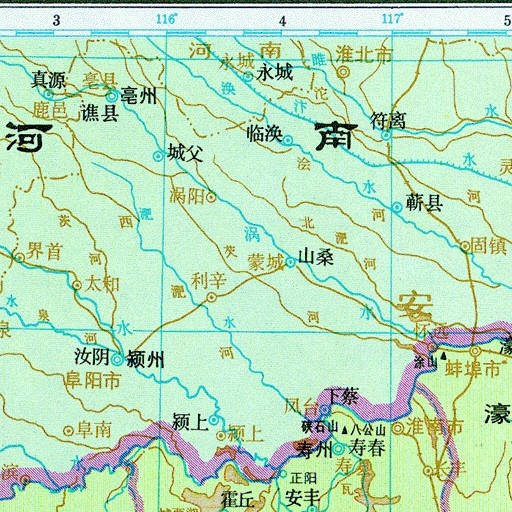
#> input picture map_line_dataset/patch_data/05-54淮南道_p00_02.jpg, 512 x 512 px; its folder holds only this picture in this run
$ python -i generate_labelme_2class.py   (imports and definitions only)
#> lines starting #> are read from the running program, lines starting #| are printed output that depends on the picture; after the words box and inside, x2 and y2 are one past the last pixel; in counts of white or black regions, pixels touching at a corner belong together
### boundaries/extract_boundaries.py
"""
行政边界提取脚本
Step 1: 提取带状边界 ROI（将后续所有边界查找限制在此范围内）
"""

import cv2
import numpy as np
from pathlib import Path


def extract_band_roi(img_bgr, a_threshold=10, dilate_size=5, close_size=9, min_area=500):
    """
    提取带状边界 ROI：所有洋红/紫色系像素区域的膨胀闭合结果。
    后续边界线查找全部限制在此 ROI 内。

    参数：
        a_threshold: Lab a* 通道阈值（>threshold 视为洋红/紫色）
        dilate_size: 膨胀核大小（连接虚线间隙）
        close_size: 闭合核大小（填充带内空洞）
        min_area: 连通域最小面积（过滤噪点）
    """
    lab = cv2.cvtColor(img_bgr, cv2.COLOR_BGR2Lab)
    a_ch = lab[:, :, 1].astype(float) - 128
    l_ch = lab[:, :, 0].astype(float)

    # 提取所有洋红/紫色像素
    pink_mask = (
        (a_ch > a_threshold) &
        (l_ch > 60) & (l_ch < 230)
    ).astype(np.uint8) * 255

    # 开运算去除孤立噪点
    kernel_open = cv2.getStructuringElement(cv2.MORPH_ELLIPSE, (2, 2))
    pink_mask = cv2.morphologyEx(pink_mask, cv2.MORPH_OPEN, kernel_open)

    # 膨胀：连接虚线间隙，使带状区域连续
    kernel_dilate = cv2.getStructuringElement(cv2.MORPH_ELLIPSE, (dilate_size, dilate_size))
    band = cv2.dilate(pink_mask, kernel_dilate)

    # 闭合：填充带内小空洞
    kernel_close = cv2.getStructuringElement(cv2.MORPH_ELLIPSE, (close_size, close_size))
    band = cv2.morphologyEx(band, cv2.MORPH_CLOSE, kernel_close)

    # 连通域过滤：去除面积过小的碎片
    num_labels, labels, stats, _ = cv2.connectedComponentsWithStats(band, connectivity=8)
    roi_mask = np.zeros_like(band)
    for i in range(1, num_labels):
        if stats[i, cv2.CC_STAT_AREA] > min_area:
            roi_mask[labels == i] = 255

    return roi_mask


# [33 lines left out: function main, not called in this run]


# [2 lines that do not run on import are left out]

### boundaries/generate_labelme.py
"""
将骨架线转为 LabelMe JSON 标注（linestrip 格式）
对骨架做连通域追踪，每条线段生成一个 shape
"""

import cv2
import numpy as np
import json
from pathlib import Path
from skimage.morphology import skeletonize
from extract_boundaries import extract_band_roi


def bridge_gaps(skeleton, max_gap=20):
    """断裂弥合"""
    skel_bin = (skeleton > 0).astype(np.uint8)
    kernel = np.ones((3, 3), np.uint8)
    neighbor_count = cv2.filter2D(skel_bin, -1, kernel)

    endpoint_mask = (skel_bin == 1) & (neighbor_count == 2)
    endpoint_pts = np.column_stack(np.where(endpoint_mask))

    bridged = skeleton.copy()

    for ey, ex in endpoint_pts:
        direction = _get_direction(skel_bin, ey, ex, trace_len=8)
        if direction is None:
            continue
        dy, dx = direction
        for dist in range(2, max_gap + 1):
            ny = int(ey + dy * dist)
            nx = int(ex + dx * dist)
            if ny < 0 or ny >= skeleton.shape[0] or nx < 0 or nx >= skeleton.shape[1]:
                break
            found = False
            for offset in range(-2, 3):
                sy = int(ny + offset * (-dx))
                sx = int(nx + offset * dy)
                if 0 <= sy < skeleton.shape[0] and 0 <= sx < skeleton.shape[1]:
                    if skel_bin[sy, sx] == 1 and not endpoint_mask[sy, sx]:
                        cv2.line(bridged, (ex, ey), (sx, sy), 255, 1)
                        found = True
                        break
            if found:
                break

    return bridged


def _get_direction(skel_bin, start_y, start_x, trace_len=8):
    """从端点回溯计算延伸方向"""
    h, w = skel_bin.shape
    visited = set()
    path = [(start_y, start_x)]
    visited.add((start_y, start_x))

    cy, cx = start_y, start_x
    for _ in range(trace_len):
        found_next = False
        for dy in [-1, 0, 1]:
            for dx in [-1, 0, 1]:
                if dy == 0 and dx == 0:
                    continue
                ny, nx = cy + dy, cx + dx
                if 0 <= ny < h and 0 <= nx < w:
                    if skel_bin[ny, nx] == 1 and (ny, nx) not in visited:
                        visited.add((ny, nx))
                        path.append((ny, nx))
                        cy, cx = ny, nx
                        found_next = True
                        break
            if found_next:
                break
        if not found_next:
            break

    if len(path) < 3:
        return None
    tail_y, tail_x = path[-1]
    dy = start_y - tail_y
    dx = start_x - tail_x
    length = np.sqrt(dy * dy + dx * dx)
    if length < 1e-6:
        return None
    return (dy / length, dx / length)


# [299 lines left out: functions trace_skeleton_lines, _order_fragment, simplify_line, _endpoint_direction, _build_endpoint_tree, merge_lines and 2 more, not called in this run]


# [2 lines that do not run on import are left out]

### boundaries/generate_labelme_2class.py
"""
从原始地图图像直接提取两级边界线，生成 LabelMe JSON:
  - boundary_1: 一级边界（粗线，省/道级）
  - boundary_2: 二级边界（细线，州/府级）

方法：
  1. 提取洋红/紫色带状 ROI
  2. 对 ROI 做距离变换，得到每个像素到 ROI 边缘的距离（≈ 线条半宽）
  3. 骨架化后，用 Otsu 自动找到粗/细分界阈值
  4. 两类骨架分别追踪线段，同级别积极合并首尾相近的线段
"""

import cv2
import numpy as np
import json
import shutil
from pathlib import Path
from skimage.morphology import skeletonize
from extract_boundaries import extract_band_roi
from generate_labelme import (
    bridge_gaps, trace_skeleton_lines, merge_lines, simplify_line
)


def auto_width_threshold(dist_map, skeleton):
    """
    用 Otsu 方法在骨架像素的宽度分布上自动找到粗/细分界阈值。
    """
    widths = dist_map[skeleton > 0]
    if len(widths) == 0:
        return 6.0

    # 将宽度值缩放到 0-255 供 Otsu 使用（精度 0.1px）
    w_scaled = np.clip(widths * 10, 0, 255).astype(np.uint8)
    otsu_val, _ = cv2.threshold(w_scaled, 0, 255, cv2.THRESH_BINARY + cv2.THRESH_OTSU)
    threshold = otsu_val / 10.0

    return threshold


def extract_two_level_boundaries(img_bgr):
    """
    从原始图像直接提取两级边界线骨架，自动判断粗细阈值。

    返回: (thick_skeleton, thin_skeleton, threshold)
    """
    roi_mask = extract_band_roi(img_bgr)

    # 距离变换：每个 ROI 内像素到边缘的距离 ≈ 线条半宽
    dist_map = cv2.distanceTransform(roi_mask, cv2.DIST_L2, 5)

    # 骨架化 + 断裂弥合
    skeleton = skeletonize((roi_mask > 0).astype(np.uint8)).astype(np.uint8) * 255
    bridged = bridge_gaps(skeleton, max_gap=20)
    bridged = skeletonize((bridged > 0).astype(np.uint8)).astype(np.uint8) * 255

    # 自动确定粗细分界阈值
    threshold = auto_width_threshold(dist_map, bridged)

    # 按阈值在骨架像素级分类
    thick_skel = ((bridged > 0) & (dist_map >= threshold)).astype(np.uint8) * 255
    thin_skel = ((bridged > 0) & (dist_map < threshold)).astype(np.uint8) * 255

    return thick_skel, thin_skel, threshold


# [117 lines left out: functions to_labelme_json_2class, visualize_two_levels, process_one, main, not called in this run]


# [2 lines not run here, left out]

>>> import cv2
>>> picture = cv2.imread('../map_line_dataset/patch_data/05-54淮南道_p00_02.jpg')
#> picture is the input picture: shape (512, 512, 3); mean B, G, R 188.3, 222.3, 184.1
>>> result = extract_two_level_boundaries(picture)
#> in extract_band_roi, `a_ch = lab[:, :, 1].astype(float) - 128`:
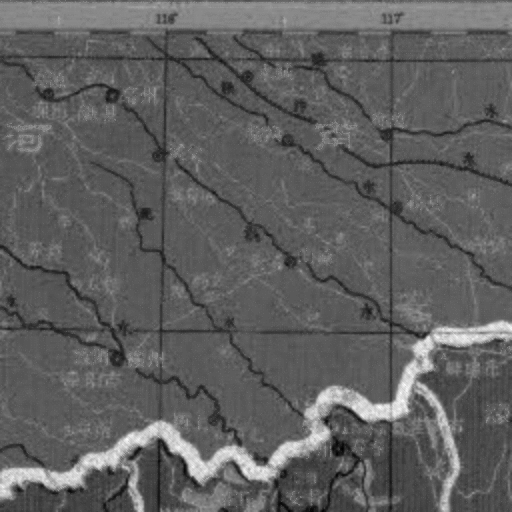
#> a_ch: shape (512, 512) float64; min -52, max 38, mean -18.1; drawn with min black and max white
#> in extract_band_roi, `l_ch = lab[:, :, 0].astype(float)`:
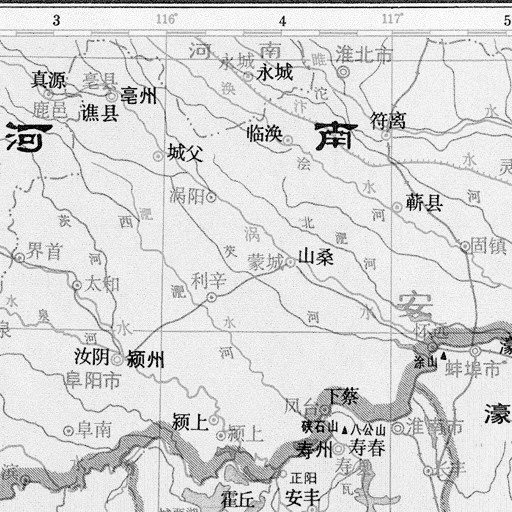
#> l_ch: shape (512, 512) float64; min 0, max 255, mean 216.7
#> in extract_band_roi, `pink_mask = ( (a_ch > a_threshold) & (l_ch > 60) & (l_ch < 230) ).asty..`:
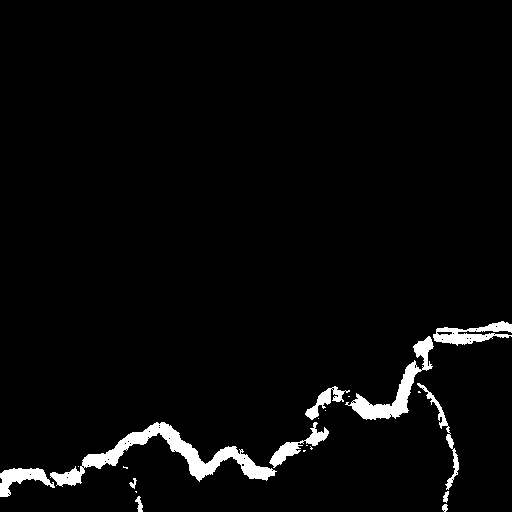
#> pink_mask: shape (512, 512); 3.3% white; 21 white regions (10 under 20 px), largest, box (x1, y1, x2, y2) and area: (50, 422, 277, 487) 3295, (345, 336, 434, 420) 1675, (433, 321, 512, 346) 967
#> in extract_band_roi, `num_labels, labels, stats, _ = cv2.connectedComponentsWithStats(band, ..`:
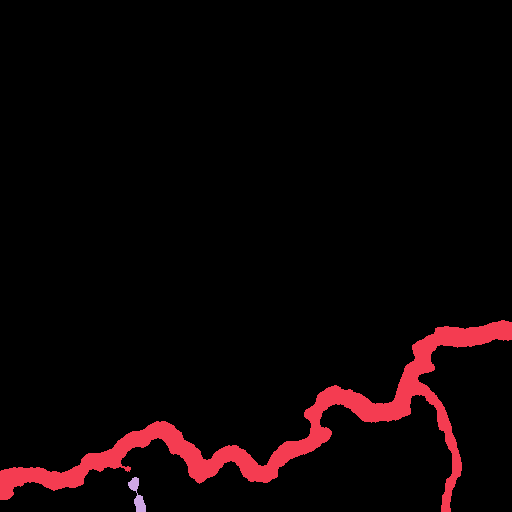
#> labels: shape (512, 512) int32; 3 distinct labels, from 0 to 2; one colour per label, 0 black
#> in extract_band_roi, `num_labels, labels, stats, _ = cv2.connectedComponentsWithStats(band, ..`: num_labels = 3; stats = [[0, 0, 512, 512, 248800], [0, 320, 512, 192, 13069], [128, 477, 18, 35, 275]]
#> in extract_two_level_boundaries, `dist_map = cv2.distanceTransform(roi_mask, cv2.DIST_L2, 5)`:
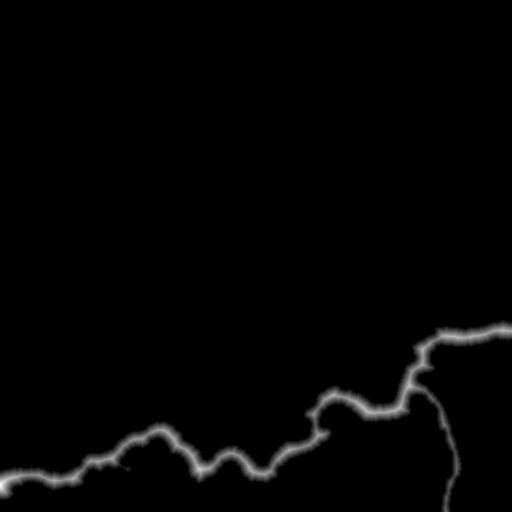
#> dist_map: shape (512, 512) float32; min 0, max 13.98, mean 0.218; drawn with min black and max white
#> in bridge_gaps, `endpoint_mask = (skel_bin == 1) & (neighbor_count == 2)`:
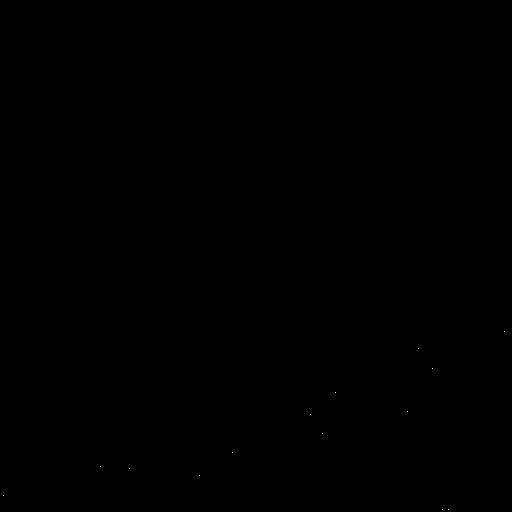
#> endpoint_mask: shape (512, 512) bool; 0.01% white in thin lines or dots, all inside (x1, y1, x2, y2) = (3, 331, 505, 510)
#> in bridge_gaps, `endpoint_pts = np.column_stack(np.where(endpoint_mask))`: endpoint_pts = 14 rows, first 8: [331, 504], [348, 418], [368, 432], [392, 335], [411, 407], [414, 310], [433, 322], [452, 232]
#> the loop in bridge_gaps, `for ey, ex in endpoint_pts:` made 14 passes
#> (ey, ex, tail_y in _get_direction, tail_x in _get_direction) on passes 1 to 8: (331, 504, 331, 496), (348, 418, 346, 425), (368, 432, 365, 424), (392, 335, 397, 329), (411, 407, 404, 402), (414, 310, 409, 317), (433, 322, 430, 315), (452, 232, 455, 224)
#> in auto_width_threshold, `widths = dist_map[skeleton > 0]`: widths = 821 values, max 11.39 at index 652, min 1 at index 617, mean 7.34
#> in auto_width_threshold, `w_scaled = np.clip(widths * 10, 0, 255).astype(np.uint8)`: w_scaled = 821 values, max 113 at index 652, min 10 at index 617, mean 72.71
#> in auto_width_threshold, `otsu_val, _ = cv2.threshold(w_scaled, 0, 255, cv2.THRESH_BINARY + cv2...`: otsu_val = 63
#> in auto_width_threshold, `threshold = otsu_val / 10.0`: threshold = 6.3
#> in extract_two_level_boundaries, `thin_skel = ((bridged > 0) & (dist_map < threshold)).astype(np.uint8) ..`:
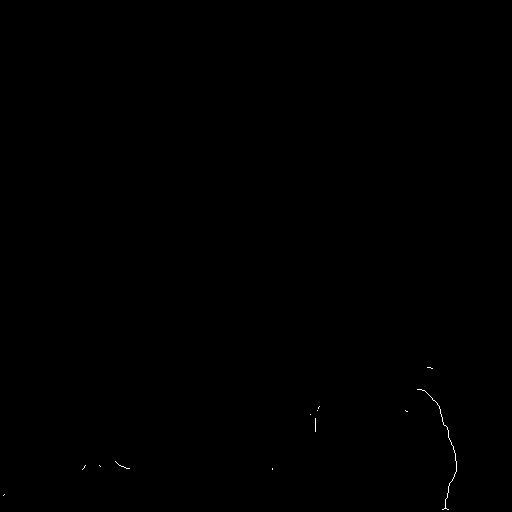
#> thin_skel: shape (512, 512); 0.07% white in thin lines or dots, all inside (x1, y1, x2, y2) = (3, 367, 457, 510)

$ run again, on map_line_dataset/patch_data/05-54淮南道_p04_00.jpg
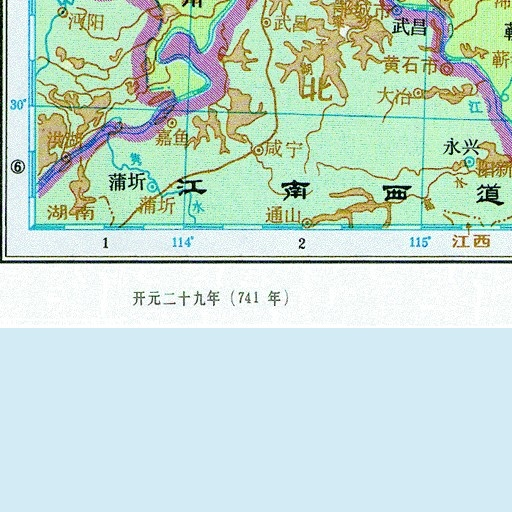
#> input picture map_line_dataset/patch_data/05-54淮南道_p04_00.jpg, 512 x 512 px
#> picture is the input picture: shape (512, 512, 3); mean B, G, R 208.6, 220.6, 196.9
#> lab: shape (512, 512, 3); mean of channels 0, 1, 2 219.1, 118.7, 131.4
#> in extract_band_roi, `num_labels, labels, stats, _ = cv2.connectedComponentsWithStats(band, ..`:
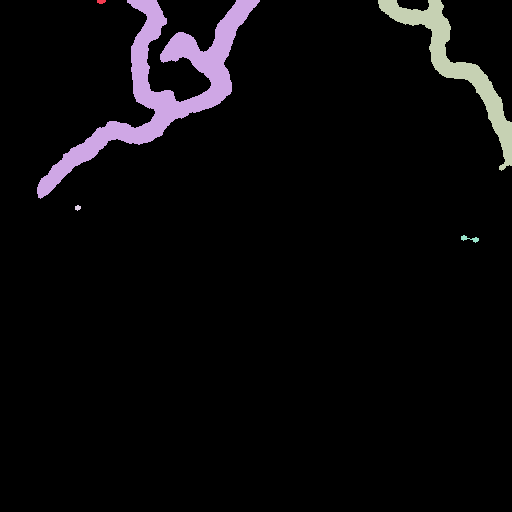
#> labels: shape (512, 512) int32; 6 distinct labels, from 0 to 5; one colour per label, 0 black
#> num_labels = 6; stats = [[0, 0, 512, 512, 248975], [97, 0, 9, 4, 30], [37, 0, 223, 199, 9115], [378, 0, 134, 171, 3938], [75, 205, 6, 6, 26], [461, 235, 18, 8, 60]]
#> in extract_two_level_boundaries, `skeleton = skeletonize((roi_mask > 0).astype(np.uint8)).astype(np.uint..`:
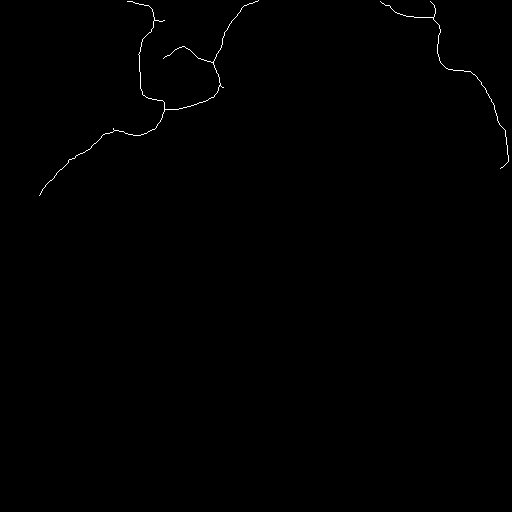
#> skeleton: shape (512, 512); 0.29% white in thin lines or dots, all inside (x1, y1, x2, y2) = (39, 0, 509, 196)
#> endpoint_mask: shape (512, 512) bool; 0% white in thin lines or dots, all inside (x1, y1, x2, y2) = (39, 1, 501, 196)
#> endpoint_pts = [[1, 127], [1, 380], [1, 430], [20, 164], [58, 163], [87, 223], [128, 113], [168, 500], [195, 39]]
#> the loop in bridge_gaps, `for ey, ex in endpoint_pts:` made 9 passes
#> (ey, ex, tail_y in _get_direction, tail_x in _get_direction) on passes 1 to 8: (1, 127, 3, 135), (1, 380, 5, 388), (1, 430, 9, 435), (20, 164, 20, 156), (58, 163, 53, 171), (87, 223, 80, 219), (128, 113, 131, 120), (168, 500, 161, 508)
#> widths = 753 values, max 12.98 at index 324, min 1 at index 1, mean 7.98
#> w_scaled = 753 values, max 129 at index 324, min 10 at index 1, mean 79.11
#> otsu_val = 63
#> in auto_width_threshold, `threshold = otsu_val / 10.0`: threshold = 6.3
#> thick_skel: shape (512, 512); 0.26% white in thin lines or dots, all inside (x1, y1, x2, y2) = (43, 3, 508, 189)

$ run again, on map_line_dataset/patch_data/05-89吴越_p00_03.jpg
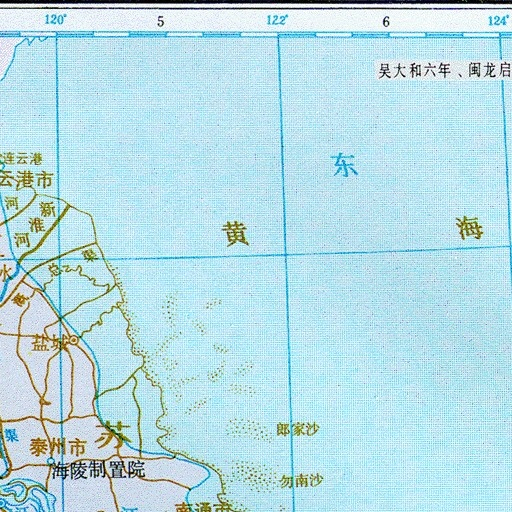
#> input picture map_line_dataset/patch_data/05-89吴越_p00_03.jpg, 512 x 512 px
#> picture is the input picture: shape (512, 512, 3); mean B, G, R 229.1, 221.5, 183.6
#> lab: shape (512, 512, 3); mean of channels 0, 1, 2 218.9, 117.7, 120.4
#> in extract_band_roi, `l_ch = lab[:, :, 0].astype(float)`:
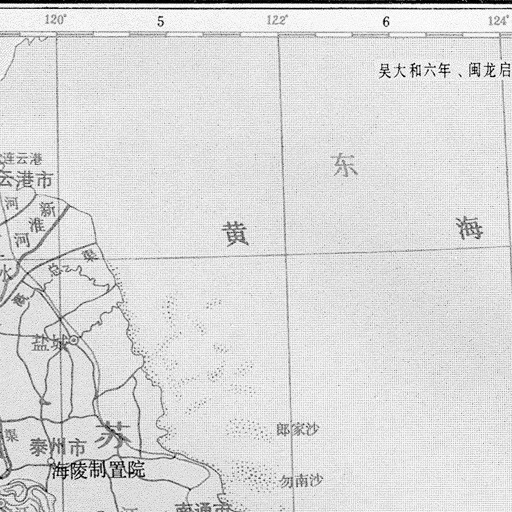
#> l_ch: shape (512, 512) float64; min 0, max 255, mean 218.9
#> labels: shape (512, 512) int32; 9 distinct labels, from 0 to 8
#> num_labels = 9; stats = [[0, 0, 512, 512, 261817], [20, 279, 6, 6, 26], [17, 297, 7, 8, 42], [65, 341, 6, 6, 26], [7, 419, 6, 6, 26], [34, 441, 15, 12, 138], [9, 463, 6, 6, 26], [113, 501, 6, 6, 26], [182, 509, 7, 3, 17]]
#> dist_map: shape (512, 512) float32; every value is 0
#> endpoint_pts = empty array
#> threshold = 6
